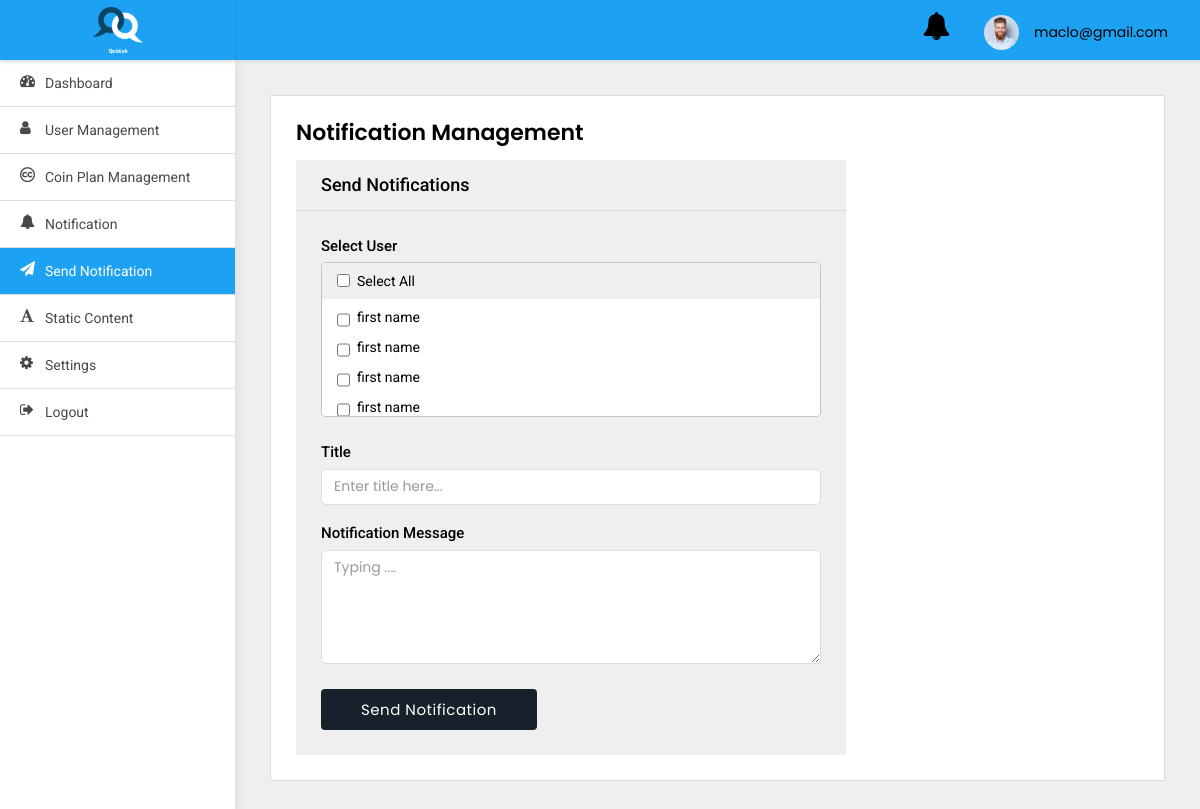
Page /adminpanel/send-notification/ (signed in) on the committed database.
### adminpanel/models.py (models this page shows)
class User(AbstractBaseUser, PermissionsMixin):
    first_name = models.CharField(default='first name', max_length=100)
    last_name = models.CharField(default='', max_length=100, null=True, blank=True)
    email = models.CharField(default='', max_length=255, unique=True)
    country_code = models.CharField(default='+91', max_length=10)
    phone_number = models.CharField(default='', max_length=13)
    profile_pic = models.ImageField(default='default_profile.png', null=True, blank=True)
    device_token = models.CharField(default='', max_length=500, null=True, blank=True)
    remember_me = models.BooleanField(default=False)
    password = models.CharField(default='123456', max_length=100)
    confirm_password = models.CharField(default='123456', max_length=100)
    created_at = models.DateTimeField(auto_now_add=True)
    is_active = models.BooleanField(default=True)
    is_staff = models.BooleanField(default=False)
    is_blocked = models.BooleanField(default=False)
    objects = UserManager()
    USERNAME_FIELD = 'email'
    class Meta:
        ordering = ('-created_at',)

### adminpanel/views.py (the view, shortened to what this page needs)
# urls.py: path('send-notification/', SendNotification.as_view(),
class SendNotification(LoginRequiredMixin, View):
    model = UserNotification
    form_class = UserNotificationForm
    login_url = 'adminpanel:login'
    def get(self, request, *args, **kwargs):
        users = User.objects.all().exclude(is_superuser=True)
        context = {
            "users": users
        }
        return render(self.request, 'send-notification.html', context)

### adminpanel/templates/send-notification.html (shortened to what this page needs)
{% extends 'base.html' %}
{% block body %}
<div class="WrapperArea">
    <div class="WrapperBox">
        <div class="Small-Wrapper">
            <h4 class="Title">Notification Management</h4>
            <div class="NotificationArea">
                <div class="NotificationForm">
                    <h4>Send Notifications</h4>
                    <form method="post">
                        <div class="form-group">
                            <label>Select User</label>
                            <ul class="Multiple" id="table">
                                <li><label><input type="checkbox" id="selectAll" class="main">Select All</label></li>
                                {% for user in users %}
                                <li><label><input class="checkbox" type="checkbox" name="to" id="checkbox"
                                                  value="{{user.id}}">{{user.first_name}}</label>
                                </li>
                                {% endfor %}
                            </ul>
                        </div>
                        <div class="form-group">
                            <label>Title</label>
                            <input type="text" class="form-control desc" id="title" name="title" placeholder="Enter title here...">
                            <br>
                            <label>Notification Message</label>
                            <textarea rows="5" class="form-control desc" placeholder="Typing ...."
                                      id="message" name="body"></textarea>
                        </div>
                        <button id="send" class="btn btn-info" onclick="bulkNotification()"><span id="send_btn">Send Notification</span>
                        </button>
                    </form>
                </div>
            </div>
        </div>
    </div>
</div>
{% endblock body %}

### adminpanel/templates/base.html (shortened to what this page needs)
{% load static %}
<html lang="en">
<head>
    <link type="text/css" rel="stylesheet" href="{% static 'adminpanel/css/style.css' %}">
</head>
<body>
<div class="Header">
    <div class="Logo">
        <img src="{% static 'adminpanel/images/logo_splash.png' %}">
    </div>
    <div class="Navigation">
        <div class="header-notifications">
            <a href="{% url 'adminpanel:notification' %}">
                <i class="fa fa-bell fa-2x" aria-hidden="true"></i>
            </a>
        </div>
        <div class="Avater">
            <a href="javascript:void(0);">
                <figure><img src="{% static 'adminpanel/images/profile.jpg' %}"></figure>
                {{user}} </a>
        </div>
    </div>
</div>
<div class="SidenavBar">
    <ul>
        <li class="nav-item nav-link {% if request.resolver_match.view_name  == 'adminpanel:dashboard' %}active{% endif %}">
            <a href="{% url 'adminpanel:dashboard'  %}">
                <span><i class="fa fa-tachometer"></i></span> Dashboard
            </a>
        </li>
        <li class="nav-item nav-link {% if request.resolver_match.view_name  == 'adminpanel:users-list' %}active{% endif %}">
            <a href="{% url 'adminpanel:users-list' %}">
                <span><i class="fa fa-user"></i></span> User Management
            </a>
        </li>
        <li class="nav-item nav-link {% if request.resolver_match.view_name  == 'adminpanel:coin-plan-list' %}active{% endif %}">
            <a href="{% url 'adminpanel:coin-plan-list' %}">
                <span><i class="fa fa-creative-commons"></i></span> Coin Plan Management
            </a>
        </li>
        <li class="nav-item nav-link {% if request.resolver_match.view_name  == 'adminpanel:notification' %}active{% endif %}">
            <a href="{% url 'adminpanel:notification' %}">
                <span><i class="fa fa-bell"></i></span> Notification
            </a>
        </li>
        <li class="nav-item nav-link {% if request.resolver_match.view_name  == 'adminpanel:send-notification' %}active{% endif %}">
            <a href="{% url 'adminpanel:send-notification' %}">
                <span><i class="fa fa-send"></i></span> Send Notification
            </a>
        </li>
        <li class="nav-item nav-link {% if request.resolver_match.view_name  == 'adminpanel:terms-and-condition' %}active{% endif %}">
            <a href="{% url 'adminpanel:terms-and-condition' %}">
                <span><i class="fa fa-font"></i></span> Static content
            </a>
        </li>
        <li class="nav-item nav-link {% if request.resolver_match.view_name  == 'change_password' %}active{% endif %}">
            <a href="{% url 'change_password' %}">
                <span><i class="fa fa-cog"></i></span> Settings
            </a>
        </li>
        <li class="nav-item nav-link {% if request.resolver_match.view_name  == 'logout' %}active{% endif %}">
            <a href="{% url 'logout' %}">
                <span><i class="fa fa-sign-out"></i></span> Logout
            </a>
        </li>
    </ul>
</div>
{% block body %}
{% endblock body %}
</body>
</html>

### rows in the picture
User: email "maclo@gmail.com"
User: first_name "first name"
User: first_name "first name"
User: first_name "first name"
User: first_name "first name"
